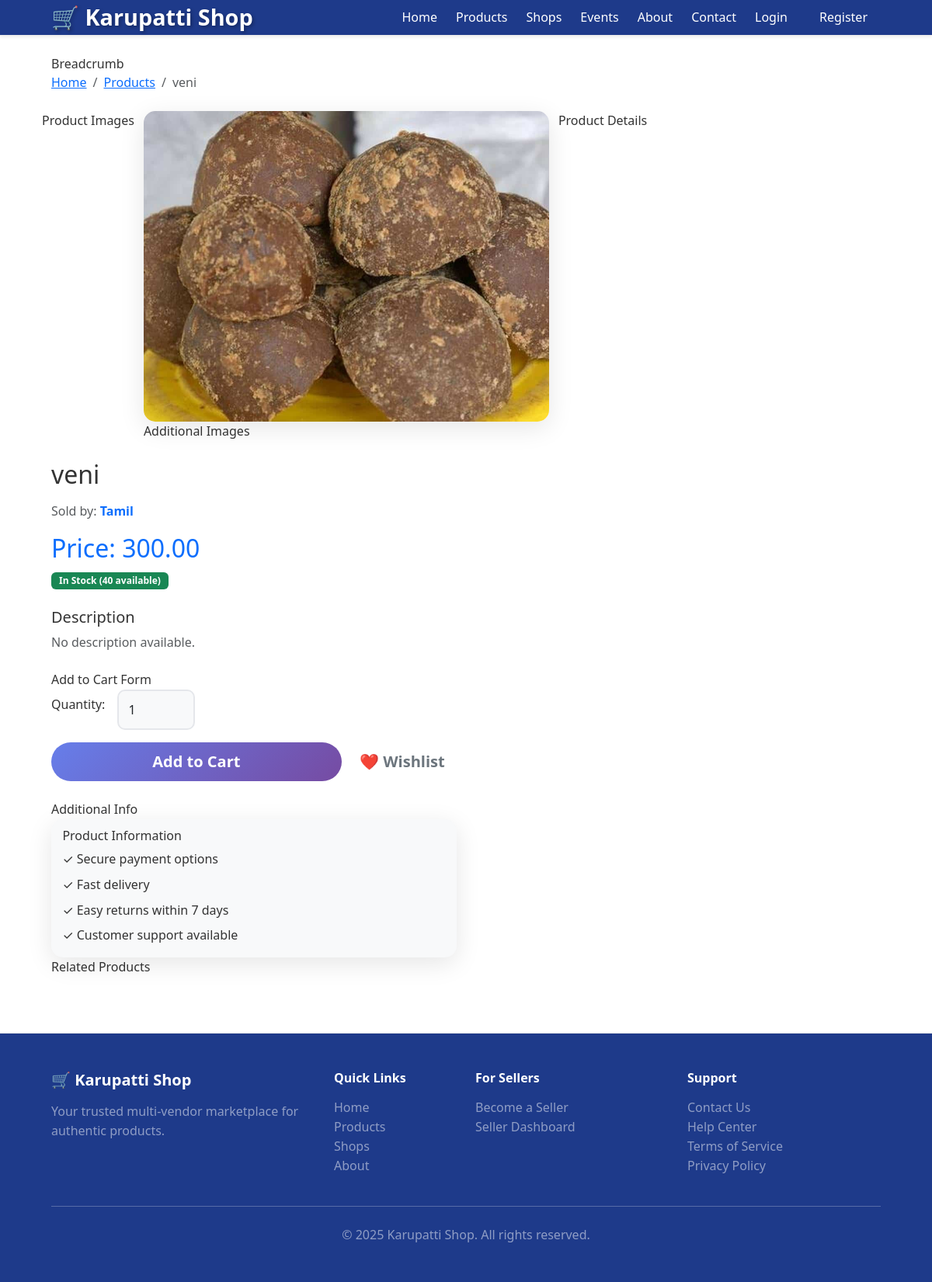
/products/veni/, run on the app's committed database.
### store/models.py (models this page shows, shortened)
class Product(models.Model):
    shop = models.ForeignKey(Shop, on_delete=models.CASCADE, related_name='products')
    category = models.ForeignKey(Category, on_delete=models.SET_NULL, null=True, blank=True, related_name='products')
    name = models.CharField(max_length=200)
    slug = models.SlugField(max_length=200, unique=True)
    description = models.TextField(blank=True, null=True)
    price = models.DecimalField(max_digits=10, decimal_places=2)
    stock = models.PositiveIntegerField(default=0)
    image = models.ImageField(upload_to='products/', blank=True, null=True)
    is_active = models.BooleanField(default=True)
    is_featured = models.BooleanField(default=False)
    created_at = models.DateTimeField(auto_now_add=True)
    updated_at = models.DateTimeField(auto_now=True)
    class Meta:
        ordering = ['-created_at']
    @property
    def in_stock(self):
        return self.stock > 0

### shops/models.py (models this page shows, shortened)
class Shop(models.Model):
    owner = models.OneToOneField(CustomUser, on_delete=models.CASCADE, related_name='shop')
    name = models.CharField(max_length=200)
    slug = models.SlugField(max_length=200, unique=True)
    description = models.TextField(blank=True, null=True)
    logo = models.ImageField(upload_to='shops/logos/', blank=True, null=True)
    banner = models.ImageField(upload_to='shops/banners/', blank=True, null=True)
    email = models.EmailField()
    phone = models.CharField(max_length=20)
    address = models.TextField()
    is_active = models.BooleanField(default=True)
    is_verified = models.BooleanField(default=False)
    created_at = models.DateTimeField(auto_now_add=True)
    updated_at = models.DateTimeField(auto_now=True)
    class Meta:
        ordering = ['-created_at']

### store/views.py (the view)
# urls.py: path("products/<slug:slug>/", views.product_detail, name="product_detail"),
def product_detail(request, slug):
    product = get_object_or_404(Product, slug=slug, is_active=True)
    related_products = Product.objects.filter(
        category=product.category,
        is_active=True
    ).exclude(id=product.id)[:4]
    context = {
        "product": product,
        "related_products": related_products,
    }
    return render(request, "products/product_detail.html", context)

### wishlist/context_processors.py (called while the page is built)
def wishlist_count(request):
    if request.user.is_authenticated:
        try:
            wishlist = Wishlist.objects.get(user=request.user)
            return {'wishlist_count': wishlist.item_count}
        except Wishlist.DoesNotExist:
            return {'wishlist_count': 0}
    return {'wishlist_count': 0}

### templates/products/product_detail.html (shortened to what this page needs)
{% extends "base.html" %}
{% block content %}
<div class="container py-4">
   Breadcrumb
  <nav aria-label="breadcrumb" class="mb-4">
    <ol class="breadcrumb">
      <li class="breadcrumb-item"><a href="{% url 'store:home' %}">Home</a></li>
      <li class="breadcrumb-item"><a href="{% url 'store:product_list' %}">Products</a></li>
      <li class="breadcrumb-item active" aria-current="page">{{ product.name }}</li>
    </ol>
  </nav>
  <div class="row">
     Product Images
    <div class="col-md-6 mb-4">
      <div class="card">
        {% if product.image %}
        <img src="{{ product.image.url }}" class="card-img-top" alt="{{ product.name }}" style="height: 400px; object-fit: cover;">
        {% else %}
        <div class="card-img-top bg-light d-flex align-items-center justify-content-center" style="height: 400px;">
          <span style="font-size: 5rem;">📦</span>
        </div>
        {% endif %}
      </div>
       Additional Images
    </div>
     Product Details
    <div class="col-md-6">
      <h1 class="h2 mb-3">{{ product.name }}</h1>
      <div class="mb-3">
        <span class="text-muted">Sold by:</span>
        <a href="{% url 'shops:shop_detail' product.shop.slug %}" class="fw-bold text-decoration-none">
          {{ product.shop.name }}
        </a>
      </div>
      <div class="mb-4">
        <h3 class="h2 text-primary">Price: {{ product.price }}</h3>
        {% if product.in_stock %}
        <span class="badge bg-success">In Stock ({{ product.stock }} available)</span>
        {% else %}
        <span class="badge bg-danger">Out of Stock</span>
        {% endif %}
      </div>
      <div class="mb-4">
        <h4 class="h5">Description</h4>
        <p class="text-muted">{{ product.description|default:"No description available." }}</p>
      </div>
       Add to Cart Form
      <form method="post" action="{% url 'store:cart_add' product.id %}" class="mb-4">
        <div class="row g-3 mb-3">
          <div class="col-auto">
            <label for="quantity" class="col-form-label">Quantity:</label>
          </div>
          <div class="col-auto">
            <input type="number" id="quantity" name="qty" class="form-control" value="1" min="1" max="{{ product.stock }}" style="width: 100px;" {% if not product.in_stock %}disabled{% endif %}>
          </div>
        </div>
        <div class="d-grid gap-2 d-md-flex">
          <button type="submit" class="btn btn-primary btn-lg flex-fill" {% if not product.in_stock %}disabled{% endif %}>
            Add to Cart
          </button>
          <button type="button" class="btn btn-outline-secondary btn-lg">
            ❤️ Wishlist
          </button>
        </div>
      </form>
       Additional Info
      <div class="card bg-light">
        <div class="card-body">
          <h5 class="card-title h6">Product Information</h5>
          <ul class="list-unstyled mb-0">
            <li class="mb-2">✓ Secure payment options</li>
            <li class="mb-2">✓ Fast delivery</li>
            <li class="mb-2">✓ Easy returns within 7 days</li>
            <li>✓ Customer support available</li>
          </ul>
        </div>
      </div>
    </div>
  </div>
   Related Products
</div>
{% endblock %}

### static/css/styles.css (style rules this page uses)
:root { --color-primary: #6b4f2a; --color-bg: #f8f5f1; --color-text: #111111; --color-muted: #666666; --color-accent: #c68642; --radius: 0.5rem; }
* { box-sizing: border-box; }
html, body { padding: 0; margin: 0; background: var(--color-bg); color: var(--color-text); font-family: ui-sans-serif, system-ui, -apple-system, Segoe UI, Roboto, Arial, "Apple Color Emoji", "Segoe UI Emoji"; line-height: 1.55; }
.container { max-width: 1100px; margin: 0 auto; padding: 0 1rem; }
.card { background: #fff; border: 1px solid #eaeaea; border-radius: var(--radius); overflow: hidden; display: flex; flex-direction: column; }
.card img { display: block; width: 100%; height: auto; background: #fafafa; }
.card-body { padding: .75rem .9rem 1rem; display: flex; flex-direction: column; gap: .5rem; }
.card-title { margin: 0; font-size: 1rem; }
.btn { display: inline-flex; align-items: center; justify-content: center; padding: .55rem .9rem; border-radius: var(--radius); border: 1px solid transparent; cursor: pointer; text-decoration: none; font-weight: 600; }
.btn-primary { background: var(--color-primary); color: #fff; }

### templates/base.html (style rules this page uses)
:root { --primary-gradient: linear-gradient(135deg, #667eea 0%, #764ba2 100%); --secondary-gradient: linear-gradient(135deg, #f093fb 0%, #f5576c 100%); --dark-blue: #1e3a8a; --success-gradient: linear-gradient(135deg, #11998e 0%, #38ef7d 100%); }
* { transition: all 0.3s cubic-bezier(0.4, 0, 0.2, 1); }
body { background: white; min-height: 100vh; color: #333; animation: fadeIn 0.5s ease-in; }
.card { background: rgba(255, 255, 255, 0.95); border: none; border-radius: 15px; box-shadow: 0 8px 32px rgba(0,0,0,0.1); color: #333; animation: scaleIn 0.5s ease-out; overflow: hidden; }
.btn-primary { background: var(--primary-gradient); border: none; font-weight: 600; padding: 10px 30px; border-radius: 25px; position: relative; overflow: hidden; }
.btn-primary::before { content: ''; position: absolute; top: 50%; left: 50%; width: 0; height: 0; border-radius: 50%; background: rgba(255,255,255,0.3); transform: translate(-50%, -50%); transition: width 0.6s, height 0.6s; }
.badge { font-weight: 600; padding: 5px 10px; animation: scaleIn 0.3s ease-out; }
.form-control, .form-select { border-radius: 10px; border: 2px solid #e5e7eb; padding: 12px; }
img { transition: transform 0.5s ease, filter 0.3s ease; max-width: 100%; height: auto; }

### data on the page
Product: name "veni", image (picture), shop.name "Tamil", price "300.00", stock "40", description "No description available.", qty "1"
